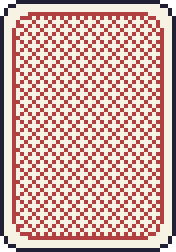
#> input picture apps/HoldemPoker/imageSource/cards/card-back-medium.png, 44 x 63 px, given in place of 2-H.png, which was not available (shown 4 times larger)
$ python convertToAtlas.py
#> lines starting #> are read from the running program, lines starting #| are printed output that depends on the picture
from PIL import Image
from imageToObm import *


HEIGHT = 75
obm = True

def scaleImage(img, height):
    method = Image.LANCZOS
    scale = height / img.height
    new_size = (int(img.width * scale), height)
    return img.resize(new_size, method)


def sumHeights(imgs):
    s = 0
    for el in imgs:
        s += el.height
    return s

def createAtlas(imgs, color):
    savePathAtlas = "./imageSource/atlas/"
    headerPath = "./inc/textures/"
    height =  sumHeights(imgs)
    width = imgs[0].width
    imgHeight = imgs[0].height
    atlas = Image.new('RGBA', (width, height))
    for i in range(0, len(imgs)):
        atlas.paste(imgs[i], (0, i * imgHeight))
    atlas.save(savePathAtlas + color + "-atlas.png")

    if obm: png_to_obm_header(savePathAtlas + color + "-atlas.png", headerPath + color + "-atlas.h", color + "_atlas")


def createTextureAtlas(color):
#> called with color = 'H'
    imgs = []
    ext = ".png"
    path = "./imageSource/cards/"
    separator = "-"
    cards = ["2", "3", "4", "5", "6", "7", "8", "9", "10", "J", "Q", "K", "A"]
    for el in cards:

        img = Image.open(path + el + separator + color + ext)
#> img is the input picture: PIL image 44x63 RGBA; mean R, G, B, A 205.3, 166.3, 159.6, 252.1
        img = scaleImage(img, HEIGHT)
#> in scaleImage, `return img.resize(new_size, method)`:
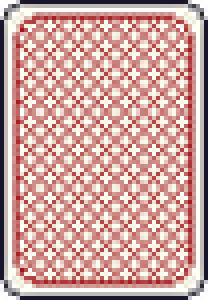
#> returned value: PIL image 52x75 RGBA (shown 4 times larger); mean R, G, B, A 204.3, 163.7, 159.3, 252; transparent parts drawn white
        imgs.append(img)
#> pass 2 of the loop in createTextureAtlas, `for el in cards:`:
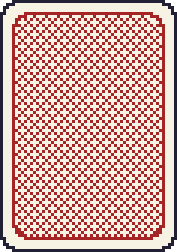
#> input picture apps/HoldemPoker/imageSource/cards/card-back.png, 59 x 84 px, given in place of 3-H.png, which was not available (shown 3 times larger)
#> in createTextureAtlas, img is the input picture: PIL image 59x84 RGBA; mean R, G, B, A 206.4, 163.5, 156, 253.4
#> in scaleImage (call 2), `return img.resize(new_size, method)`:
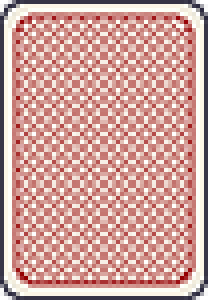
#> returned value: PIL image 52x75 RGBA (shown 4 times larger); mean R, G, B, A 206.6, 161.9, 156.4, 253.3; transparent parts drawn white
    createAtlas(imgs, color)


#> (the run stopped early here; a loop or call above may not have finished)
